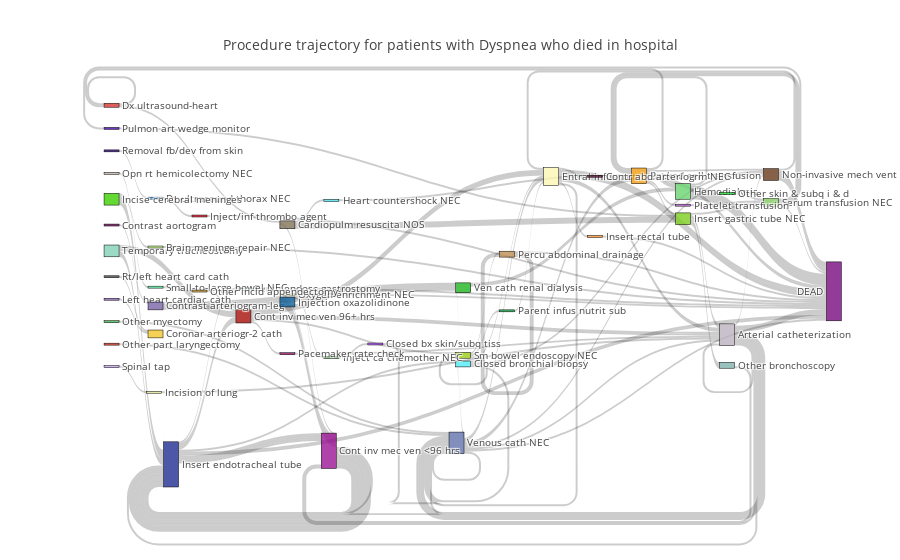

Notebook code cell kept with this figure:
### Code cell
import plotly.graph_objs as go

fig = go.FigureWidget(data=[go.Sankey(
    node = dict(
      pad = 15,
      thickness = 15,
      line = dict(color = "black", width = 0.5),
      label = labels,
      color = colors
    ),
    link = dict(
      source = sources, # indices correspond to labels, eg A1, A2, A2, B1, ...
      target = targets,
      value = values[0:120]
  ))])
                      
fig.layout.update(title_text="Procedure trajectory for patients with Dyspnea who died in hospital", font_size=10)
fig.show()

### Figure 1 — Plotly figure (JSON) as saved in the notebook; plotly's stock layout.template omitted (floating-point values rounded to 4 significant figures; data arrays with more than 128 entries replaced by an {"elided": "..."} marker saying what was removed)
{"data": [{"link": {"source": {"elided": "212 int values"}, "target": {"elided": "211 int values"}, "value": [1, 1, 1, 1, 1, 1, 3, 1, 1, 1, 1, 1, 1, 4, 1, 1, 1, 2, 1, 2, 6, 3, 1, 5, 1, 1, 1, 1, 2, 2, 1, 4, 1, 3, 1, 1, 1, 1, 1, 1, 1, 1, 1, 1, 1, 1, 1, 1, 1, 1, 1, 1, 1, 2, 1, 1, 1, 1, 1, 3, 1, 1, 1, 1, 1, 1, 1, 1, 1, 1, 3, 3, 1, 2, 1, 1, 1, 1, 2, 3, 1, 1, 1, 2, 1, 1, 1, 1, 1, 1, 1, 2, 1, 2, 1, 1, 1, 1, 1, 1, 1, 1, 1, 1, 1, 1, 5, 1, 1, 1, 1, 1, 1, 1, 2, 1, 1, 1, 1, 1]}, "node": {"color": {"elided": "309 str values"}, "label": {"elided": "309 str values"}, "line": {"color": "black", "width": 0.5}, "pad": 15, "thickness": 15, "x": [0.04264, 0.102, 0.5088, 0.123, 0.2209, 0.5179, 0.6367, 0.5179, 0.3361, 0.8743, 0.04264, 0.04264, 0.04264, 0.102, 0.04264, 0.9337, 0.7555, 0.04264, 0.102, 0.1615, 0.04264, 0.1002, 0.9337, 0.8743, 0.3397, 0.8149, 0.2803, 0.5773, 0.3397, 0.5179, 0.8149, 0.8743, 0.04264, 0.2803, 0.2209, 0.04264, 0.102, 0.1615, 0.5773, 0.6961, 0.8149, 0.04264, 0.04264, 0.2803, 0.04264, 0.2803, 0.102, 0.3991, 0.6961, 1.019], "y": [0.4652, 0.6157, 0.9023, 0.959, 0.5687, 0.6718, 0.2015, 0.6946, 0.9232, 0.6176, 0.01383, 0.5243, 0.07474, 0.5419, 0.3291, 0.1961, 0.1997, 0.1339, 0.2583, 0.3053, 0.7017, 0.769, 0.2695, 0.6981, 0.6776, 0.2767, 0.5115, 0.4057, 0.2641, 0.4941, 0.2404, 0.246, 0.261, 0.6677, 0.4963, 0.193, 0.4925, 0.5028, 0.5548, 0.2006, 0.3126, 0.5834, 0.3971, 0.3285, 0.6425, 0.5316, 0.3869, 0.6421, 0.3591, 0.5036]}, "type": "sankey", "uid": "6def5140-5aee-42ef-a313-822b8ee99d2a"}], "layout": {"autosize": true, "font": {"size": 10}, "title": {"text": "Procedure trajectory for patients with Dyspnea who died in hospital"}}}
